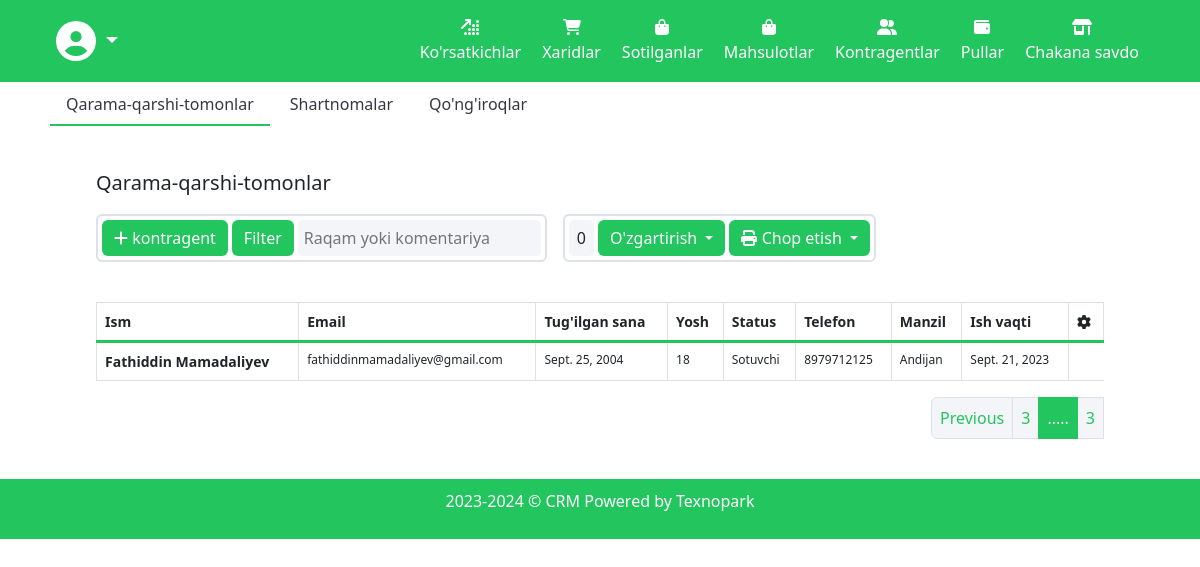
Before: /accounts/employee/?page=3 (signed in) with the older database file.
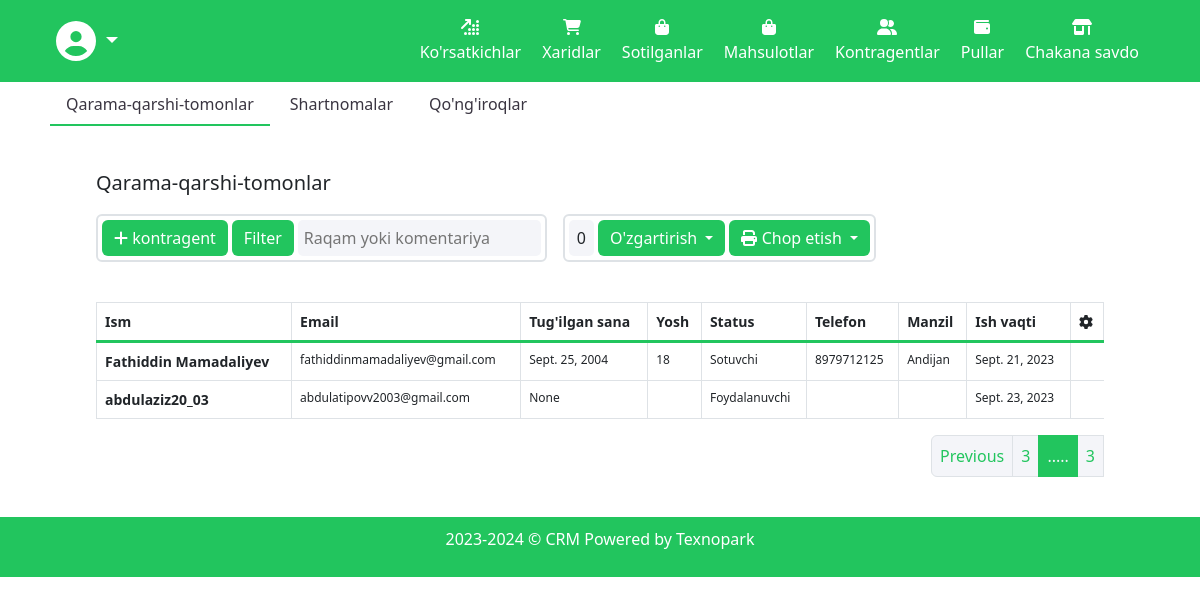
After: the same page with the newer database file.
### accounts/models.py (models this page shows, shortened)
class User(AbstractUser):
    STATUS = (
        ('Sotuvchi', 'Sotuvchi'),
        ('Qabul_qiluvchi', 'Qabul qiluvchi'),
        ('Foydalanuvchi', 'Foydalanuvchi'),
    )
    image = models.ImageField(upload_to='user-images/')
    email = models.EmailField(max_length=200)
    birthday = models.DateField(null=True, verbose_name="Tug'ilgan sana")
    age = models.CharField(max_length=100)
    status = models.CharField(max_length=255, choices=STATUS, default='Foydalanuvchi')
    phone = models.CharField(max_length=100, blank=True)
    address = models.CharField(max_length=200)
    acceptance_date = models.DateField(auto_now_add=True)
    def get_full_name(self):
        if self.first_name and self.last_name:
            return f"{self.first_name} {self.last_name}"
        else:
            return f"{self.username}"

### accounts/views.py (the view)
# urls.py: path('employee/', views.employee, name='employee'),
def employee(request):
    user_list = User.objects.all()
    paginator = Paginator(user_list, 2)  # Show 25 contacts per page.
    page_number = request.GET.get("page")
    object_list = User.objects.filter(is_staff=True).page_obj = paginator.get_page(page_number)
    context = {
        'object_list':object_list,
    }
    return render(request, 'contragents.html', context)

### templates/contragents.html (shortened to what the changed rows need)
{% extends "base.html" %}
{% load static %}
{% block content %}
<div class="section-wrapper">
  <div class="container-fluid px-2 px-md-5">
    <div class="container-fluid px-2 px-md-5 py-4">
      <div class="tab-content" id="pills-tabContent">
        <div class="tab-pane fade show active" id="kontragents" role="tabpanel" aria-labelledby="kontragents-page">
          <div class="kontragents">
            <div class="table mt-4 products_table">
              <div class="table-responsive pt-3">
                <table class="table table-bordered overflow-scroll">
                  <thead>
                    <tr>
                      <th scope="col">Ism</th>
                      <th scope="col">Email</th>
                      <th scope="col">Tug'ilgan sana</th>
                      <th scope="col">Yosh</th>
                      <th scope="col">Status</th>
                      <th scope="col">Telefon</th>
                      <th scope="col">Manzil</th>
                      <th scope="col">Ish vaqti</th>
                      <th scope="col">
                        <i class="fa-solid fa-gear"></i>
                      </th>
                    </tr>
                  </thead>
                  <tbody>
                    {% for object in object_list %}
                    <tr>
                      <th scope="row">
                        {% if object.first_name %}
                        {{ object.get_full_name }}
                        {% else %}
                        {{ object.username }}
                        {% endif %}
                      </th>
                      <td>{{ object.email }}</td>
                      <td>{{ object.birthday }}</td>
                      <td>{{ object.age }}</td>
                      <td>{{ object.status }}</td>
                      <td>{{ object.phone }}</td>
                      <td>{{ object.address }}</td>
                      <td>{{ object.acceptance_date }}</td>
                    </tr>
                    {% endfor %}
                  </tbody>
                </table>
              </div>
            </div>
          </div>
        </div>
      </div>
    </div>
  </div>
</div>
{% endblock content %}

Changed rows visible on the page:
added User: username "abdulaziz20_03", email "abdulatipovv2003@gmail.com", birthday "None", status "Foydalanuvchi", acceptance_date "Sept. 23, 2023"
